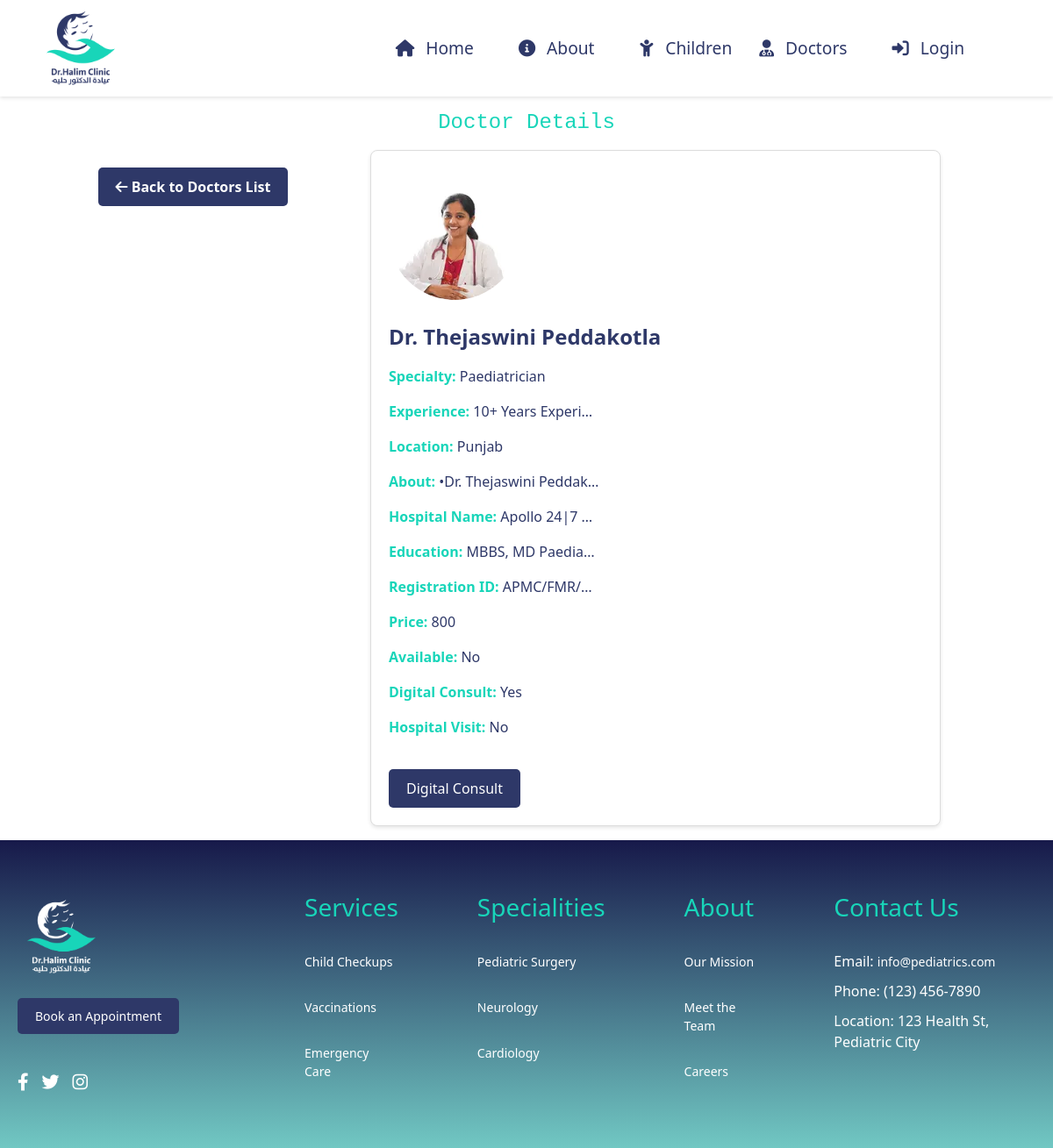
The app's page /doctors/2/ with its own data.
### doctors/models.py (models this page shows, shortened)
class Doctor(models.Model):
    name = models.CharField(max_length=255)
    specialty = models.CharField(max_length=255)
    location = models.ForeignKey('Location', on_delete=models.CASCADE, related_name="doctors")
    languages = models.ManyToManyField(Language, related_name="doctors")
    experience = models.CharField(max_length=255)
    about = models.TextField()
    hospital_name = models.CharField(max_length=255)
    education = models.CharField(max_length=255)
    registration_id = models.CharField(max_length=255)
    profile_photo = models.ImageField(upload_to='doctors_images/', null=True, blank=True)
    digital_consult = models.BooleanField(default=False)
    hospital_visit = models.BooleanField(default=False)
    price = models.BigIntegerField()
    is_available = models.BooleanField(default=True)

class Location(models.Model):
    city = models.CharField(max_length=255)

### doctors/views.py (the view)
# urls.py: path('doctors/<int:doctor_id>/', doctor_detail, name='doctor_detail'),
def doctor_detail(request, doctor_id):
    doctor = get_object_or_404(Doctor, id=doctor_id)
    return render(request, 'doctors/doctor_detail.html', {'doctor': doctor})

### Templates/doctors/doctor_detail.html (shortened to what this page needs)
<!DOCTYPE html>
<html>
    <head>
        <head>
            {% load static %}
            <link rel="stylesheet" href="{% static 'css/main.css' %}">
            <link rel="stylesheet" href="{% static 'css/book.css' %}">
            <link rel="stylesheet" href="{% static 'css/style.css' %}">
            <link rel="stylesheet" href="{% static 'css/nav.css' %}">
            <link rel="stylesheet" href="https://cdn.jsdelivr.net/npm/bootstrap@5.3.2/dist/css/bootstrap.min.css">
        <link rel="stylesheet" href="https://cdnjs.cloudflare.com/ajax/libs/font-awesome/6.0.0-beta3/css/all.min.css" />
</head>
<body>
    {% include 'nav.html' %}
    <h1 class="profile-title text-center mt-3">Doctor Details</h1>
    <div class="container">
        <div class="row">
            <div class="col-md-4">
                <div class="text-center ">
                    <a href="{% url 'doctors_list' %}" class="back-link ">
                        <i class="fas fa-arrow-left"></i> Back to Doctors List
                      </a>
                </div>
            </div>
            <div class="col-md-8">
                <div class="doctor-main-wrap mb-3 ">
                    <div class="doctor-detail ">
                        {% if doctor.profile_photo %}
                        <img src="{{ doctor.profile_photo.url }}" alt="{{ doctor.name }}">
                        {% endif %}
                        <h2>{{ doctor.name }}</h2>
                        <p><strong>Specialty:</strong> {{ doctor.specialty }}</p>
                        <p><strong>Experience:</strong> {{ doctor.experience }}</p>
                        <p><strong>Location:</strong> {{ doctor.location.city }}</p>
                        <p><strong>About:</strong> {{ doctor.about }}</p>
                        <p><strong>Hospital Name:</strong> {{ doctor.hospital_name }}</p>
                        <p><strong>Education:</strong> {{ doctor.education }}</p>
                        <p><strong>Registration ID:</strong> {{ doctor.registration_id }}</p>
                        <p><strong>Price:</strong> {{ doctor.price }}</p>
                        <p><strong>Available:</strong> {{ doctor.is_avilable|yesno:"Yes,No" }}</p>
                        <p><strong>Digital Consult:</strong> {{ doctor.digital_consult|yesno:"Yes,No" }}</p>
                        <p><strong>Hospital Visit:</strong> {{ doctor.hospital_visit|yesno:"Yes,No" }}</p>
                        <div class="consult-buttons">
                            {% if doctor.digital_consult and doctor.hospital_visit %}
                            <button>Digital Consult</button>
                            <button>Hospital Visit</button>
                            {% elif doctor.digital_consult %}
                            <button>Digital Consult</button>
                            {% elif doctor.hospital_visit %}
                            <button>Hospital Visit</button>
                            {% endif %}
                        </div>
                    </div>
                    </div>
            </div>
        </div>
    </div>
    {% include 'base.html' %}
</body>
</html>

### static/css/main.css (style rules this page uses)
:root { --primary-color:#2E3868; --secondary-color:#18D5B9; --overlay-color: rgba(101, 135, 195, 0.3); --primary-main:#18D5B9; }
p { margin: 0; font-size: 16px; }
.profile-title { font-size: 1.5rem; color: var(--primary-main); margin-bottom: 1rem; text-align: center; }
a { display: inline-block; margin-top: 20px; color: var(--primary-main); text-decoration: none; font-size: 0.875rem; }

### static/css/book.css (style rules this page uses)
img { height: 20px; width: 20px; }
a { text-decoration: none; color: inherit; outline: 0; }
.doctor-detail { display: flex; align-items: unset; justify-content: unset; flex-direction: column; gap: 8px; max-width: calc(100% - 74px - 12px); }
.doctor-detail p { text-transform: capitalize; max-width: 20vw; overflow: hidden; text-overflow: ellipsis; white-space: nowrap; margin: 0; }
html, body { height: 100%; margin: 0; }
:root { --primary-color: #2E3868; --secondary-color: #18D5B9; }
.doctor-detail { background-color: #fff; border: 1px solid #ddd; border-radius: 8px; padding: 20px; box-shadow: 0 2px 4px rgba(0, 0, 0, 0.1); color: var(--primary-color); }
.doctor-detail h2 { font-size: 24px; margin-bottom: 10px; color: var(--primary-color); font-weight: bold; }
.doctor-detail p { font-size: 16px; margin-bottom: 8px; color: var(--primary-color); }
.doctor-detail p strong { color: var(--secondary-color); }
.doctor-detail img { width: 150px; height: 150px; border-radius: 50%; object-fit: cover; margin-bottom: 20px; }
.consult-buttons { margin-top: 20px; }
.consult-buttons button { background-color: var(--primary-color); color: #fff; border: none; border-radius: 5px; padding: 10px 20px; font-size: 16px; cursor: pointer; transition: background-color 0.3s ease; margin-right: 10px; }
.back-link { display: inline-block; background-color: var(--primary-color); color: #fff; text-decoration: none; padding: 10px 20px; border-radius: 5px; font-size: 16px; font-weight: 600; transition: background-color 0.3s ease; margin-top: 20px; }

### static/css/style.css (style rules this page uses)
:root { --primary-color:#2E3868; --secondary-color:#18D5B9; --card-background: #fff; --card-shadow: rgba(0, 0, 0, 0.1); --text-color: #333; --border-color: #ddd; }
body { margin: 0; overflow-x: hidden; font-family: 'Lucida Console', monospace; }
h1 { font-family: 'Lucida Console', monospace; }
h1 { color: #3c717b; }
a { text-decoration: none; color: inherit; }

### static/css/nav.css (style rules this page uses)
body { margin: 0; overflow-x: hidden; font-family: 'Lucida Console', monospace; }
:root { --primary-color:#2E3868; --secondary-color:#18D5B9; }

### records on screen
Doctor: profile_photo (picture), name "Dr. Thejaswini Peddakotla", specialty "Paediatrician", experience "10+ Years Experi…", location.city "Punjab", about "•Dr. Thejaswini Peddak…", hospital_name "Apollo 24|7…", education "MBBS, MD Paedia…", registration_id "APMC/FMR/…", price "800", digital_consult "Yes", hospital_visit "No"

### other values on screen
{{ doctor.is_avilable|yesno:"Yes,No" }} "No"
